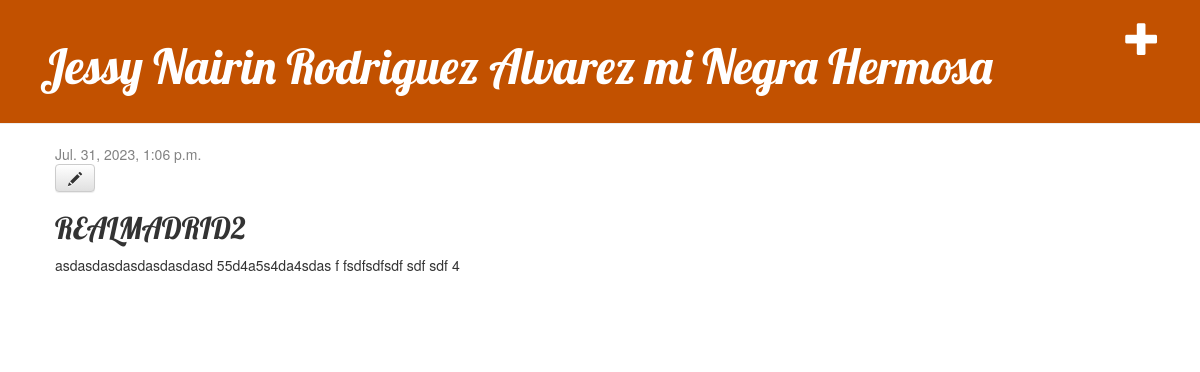
/post/20/, run on an earlier commit of the app's database.
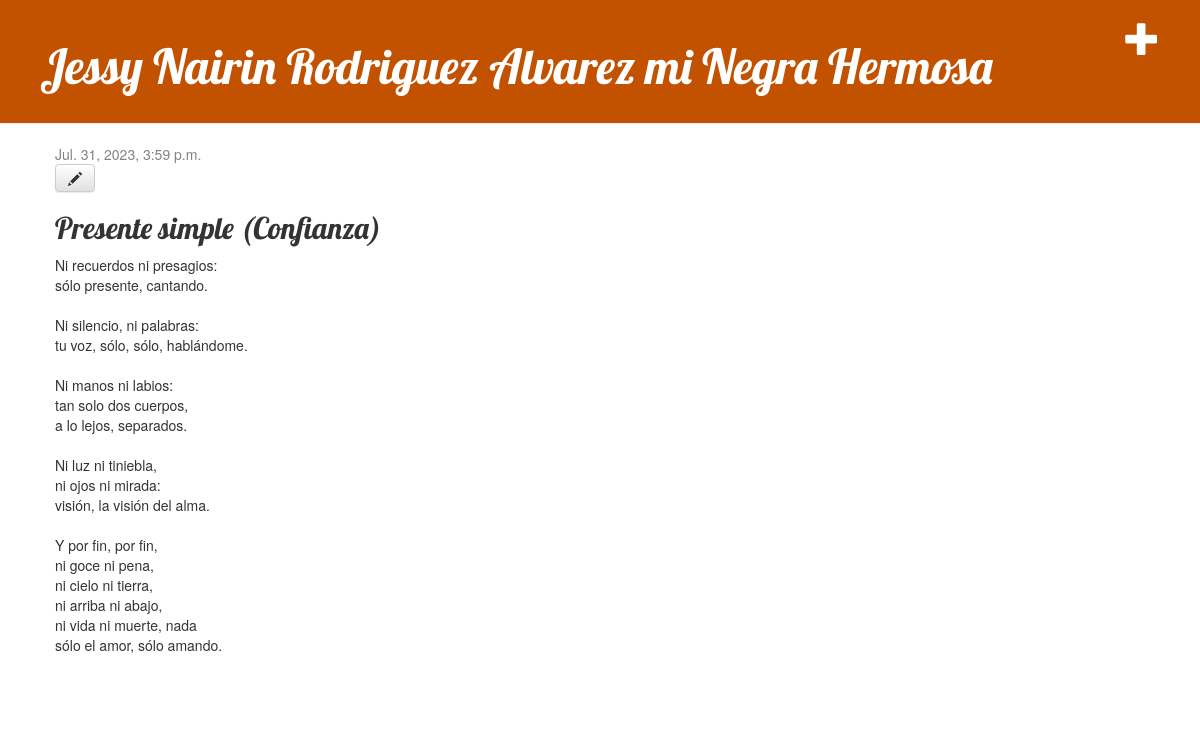
And on a later commit of the database.
### blog/models.py (models this page shows, shortened)
class Post(models.Model):
    author = models.ForeignKey(settings.AUTH_USER_MODEL, on_delete=models.CASCADE)
    title = models.CharField(max_length=200)
    text = models.TextField()
    created_date = models.DateTimeField(
            default=timezone.now)
    published_date = models.DateTimeField(
            blank=True, null=True)

### blog/views.py (the view)
# urls.py: path('post/<int:pk>/', views.post_detail, name='post_detail'),
def post_detail(request, pk):
    post = get_object_or_404(Post, pk=pk)
    return render(request, 'blog/post_detail.html', {'post': post})

### blog/templates/blog/post_detail.html
{% extends 'blog/base.html' %}
{% block content %}
    <div class="post">
        {% if post.published_date %}
            <div class="date">
                {{ post.published_date }}
            </div>
        {% endif %}
        <a class="btn btn-default" href="{% url 'post_edit' pk=post.pk %}"><span class="glyphicon glyphicon-pencil"></span></a>
        <h2>{{ post.title }}</h2>
        <p>{{ post.text|linebreaksbr }}</p>
    </div>
{% endblock %}

What changed in the data, as far as the page shows it:
changed Post: published_date "Jul. 31, 2023, 1:06 p.m." → "Jul. 31, 2023, 3:59 p.m."; title "REALMADRID2" → "Presente simple (Confianza)"; text "asdasdasdasdasdasdasd 55d4a5s4da4sdas f fsdfsdfsdf sdf sdf 4" → "Ni recuerdos ni presagios: sólo presente, cantando. Ni silencio, ni palabras: tu voz, sólo, sólo, hablándome. Ni manos ni labios: tan solo dos cuerpos, a lo lejos, separados. Ni luz ni tiniebla, ni ojos ni mirada: visión, la visión del alma. Y por fin, por fin, ni goce ni pena, ni cielo ni tierra, ni arriba ni abajo, ni vida ni muerte, nada sólo el amor, sólo amando."
